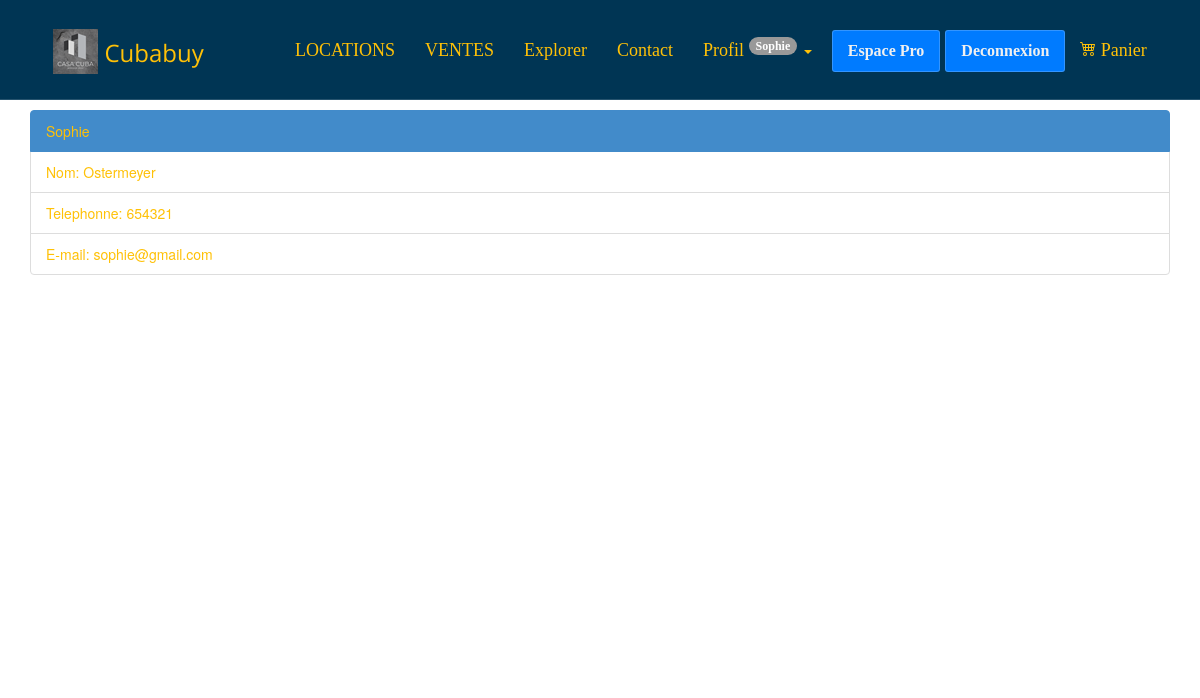
The page /profil.php (signed in) on the database as committed earlier.
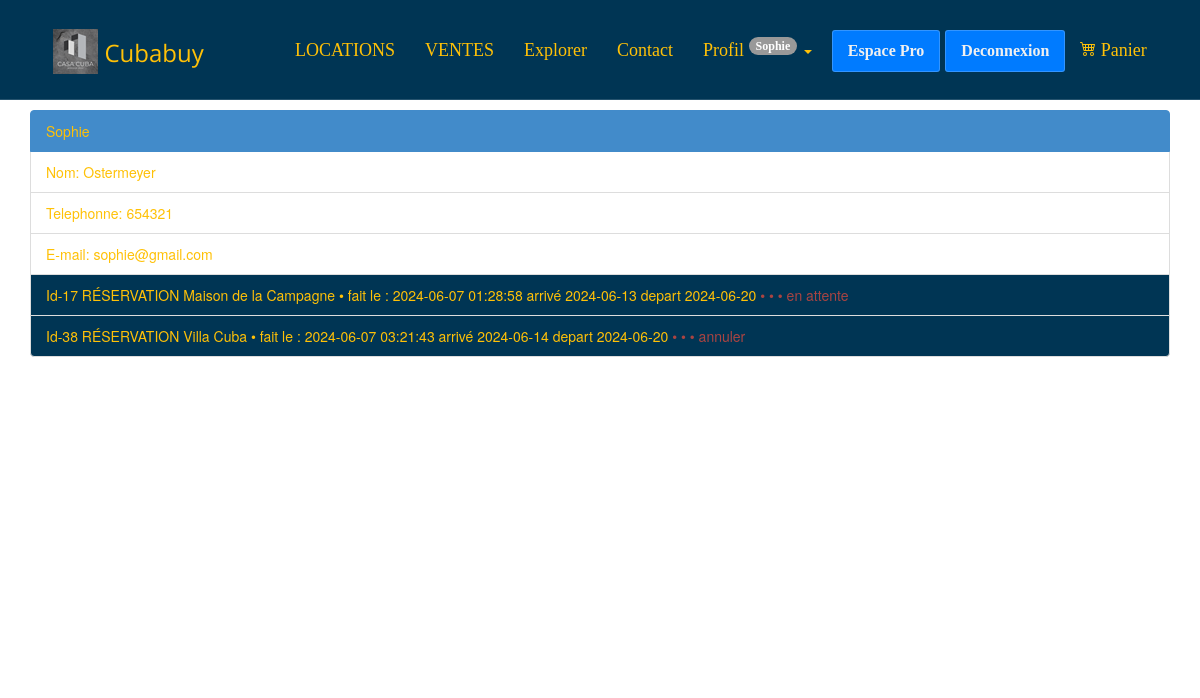
The same page on the database as committed later.
### tables this page shows
CREATE TABLE `reservations` (
  `id_reservation` int NOT NULL,
  `id_annonce` int NOT NULL,
  `id_utilisateur` int NOT NULL,
  `date_reservation` datetime NOT NULL DEFAULT CURRENT_TIMESTAMP,
  `date_arrivee` date NOT NULL,
  `date_depart` date NOT NULL,
  `nombre_personnes` int NOT NULL,
  `etat_reservation` varchar(20) NOT NULL DEFAULT 'en attente'
);

CREATE TABLE `advert` (
  `id_advert` int NOT NULL,
  `photo` varchar(255) DEFAULT NULL,
  `title` varchar(100) NOT NULL,
  `description` text NOT NULL,
  `postal_code` varchar(50) NOT NULL,
  `city` varchar(50) NOT NULL,
  `type` enum('achat','location') NOT NULL,
  `price` float NOT NULL,
  `reservation_message` text,
  `is_reserved` tinyint(1) DEFAULT '0',
  `id_advert_image` int DEFAULT NULL
);

### inc/funtions.inc.php (called while the page is built, shortened)
<?php
function connexionBdd()
{
    $dsn = "mysql:host=" . DBHOST . ";dbname=" . DBNAME . ";charset=utf8";
    try {
        $pdo = new PDO($dsn, DBUSER, DBPASS);
        $pdo->setAttribute(PDO::ATTR_ERRMODE, PDO::ERRMODE_EXCEPTION);
        $pdo->setAttribute(PDO::ATTR_DEFAULT_FETCH_MODE, PDO::FETCH_ASSOC);
    } catch (PDOException $e) {
        die($e->getMessage());
    }
    return $pdo;
}
function showAnonnce($id_advert)
{
    $pdo = connexionBdd();
    $sql = $pdo->prepare("SELECT * FROM advert WHERE id_advert = :id_advert");
    $sql->bindParam(':id_advert', $id_advert);
    $sql->execute();
    $annoce = $sql->fetch();
    return $annoce;
}
function showReservations($id_utilisateur = null)
{
    if(!$id_utilisateur){
        $pdo = connexionBdd();
        $sql = $pdo->prepare("SELECT * FROM reservations");
        $sql->execute();
        $reservation = $sql->fetchAll();
        return $reservation;
    }
    else{
    $pdo = connexionBdd();
    $sql = $pdo->prepare("SELECT * FROM reservations WHERE id_utilisateur  = :id_utilisateur ");
    $sql->bindParam(':id_utilisateur', $id_utilisateur, PDO::PARAM_INT);
    $sql->execute();
    $reservation = $sql->fetchAll();
    return $reservation;
    }
}

### profil.php (the view, shortened to what this page needs)
<?php
require_once "inc/funtions.inc.php";
$reservations = showReservations($_SESSION['user']['id_user']);
require_once "inc/header.inc.php";
?>
<main class="container top-space1 space">
    <div class="list-group m-5">
        <a href="#" class="list-group-item list-group-item-action active" aria-current="true">
            <?= $_SESSION['user']['firstName'] ?>
        </a>
        <a href="#" class="list-group-item list-group-item-action">Nom: <?= $_SESSION['user']['lastName'] ?></a>
        <a href="#" class="list-group-item list-group-item-action">Telephonne: <?= $_SESSION['user']['phone'] ?></a>
        <a href="#" class="list-group-item list-group-item-action">E-mail: <?= $_SESSION['user']['email'] ?></a>
        <?php
        foreach ($reservations as $reservation) {
            $annonce = showAnonnce($reservation['id_annonce']);
        ?>
            <a href="<?= RACINE_SITE ?>showAnnonce.php?annonce=<?= $annonce['id_advert'] ?>" class="list-group-item list-group-item-action bg-bleuNav ">
                Id-<?= $annonce['id_advert'] ?> RÉSERVATION <?= $annonce['title'] ?> • fait le : <?= $reservation['date_reservation'] ?> arrivé <?= $reservation['date_arrivee'] ?> depart <?= $reservation['date_depart'] ?> <span class=" text-danger "> • • • <?= $reservation['etat_reservation'] ?> </span> </a>
        <?php }
            $annonce = showAnonnce($achat['id_annonce']); ?>
    </div>
</main>

### inc/header.inc.php (shortened to what this page needs)
<?php
require_once "funtions.inc.php";
?>
<!DOCTYPE html>
<html lang="fr">
<head>
    <link rel="stylesheet" href="assets/css/bootstrap.min.css">
    <link rel="stylesheet" href="assets/css/font-awesome.min.css">
    <link rel="stylesheet" href="assets/css/bootstrap-theme.css" media="screen">
    <link rel="stylesheet" href="assets/css/main.css">
    <link rel="stylesheet" href="assets/css/style.css">
</head>
<div class="navbar navbar-inverse navbar-fixed-top headroom bg-bleuNav">
    <div class="nav-css ">
        <div class="navbar-header ">
            <a class="navbar-brand  " href="index.php"><img src="assets/images/CUBA(3).png" alt="Mon Logo" style="height: 100%;"> Cubabuy</a>
        </div>
        <div class="a navbar-collapse collapse">
            <ul class="nav navbar-nav pull-right">
                <li><a href="<?= RACINE_SITE ?>annoceLocation.php">LOCATIONS</a></li>
                <li><a href="<?= RACINE_SITE ?>annonceVente.php">VENTES</a></li>
                <li><a href="<?= RACINE_SITE ?>explorer.php">Explorer</a></li>
                <li><a href="<?= RACINE_SITE ?>contact.php">Contact</a></li>
                <li class="dropdown">
                    <a href="#" class="dropdown-toggle" data-toggle="dropdown">Profil
                        <?php if (isset($_SESSION['user'])) { ?>
                            <sup class="badge rounded-pill text-bg-danger ms-1 fs-16"><?= $_SESSION['user']['firstName'] ?></sup>
                        <?php } ?>
                        <b class="caret"></b>
                    </a>
                </li>
                <li class="espace-pro ">
                    <a href="<?= RACINE_SITE ?>admin/dashboard.php" class=" btn ">Espace Pro</a>
                    <?php if (empty($_SESSION['user'])) { ?>
                <li class="nav-item dropdown">
                    <a class="btn dropdown-toggle" type="button" data-bs-toggle="dropdown" aria-expanded="false">
                        Connexion
                    </a>
                    <ul class="dropdown-menu dropdown-menu-dark">
                        <li><a class="dropdown-item" href="<?= RACINE_SITE ?>profil.php">Connexion</a></li>
                        <li><a class="dropdown-item" href="<?= RACINE_SITE ?>contact.php?contact_pro">Contact Pro</a></li>
                    </ul>
                </li>
            <?php } else { ?>
                <li><a href=" ?action=deconnexion" class=" btn ">Deconnexion</a></li>
            <?php } ?>
            </li>
            <li><a href="panier.php">
                    Panier
                </a></li>
            </ul>
        </div>
    </div>
</div>

### assets/css/main.css (style rules this page uses)
.headroom { -webkit-transition: all 0.4s ease-out; -moz-transition: all 0.4s ease-out; -o-transition: all 0.4s ease-out; transition: all 0.4s ease-out; }
img { max-width: 100%; }

### assets/css/style.css (style rules this page uses)
* { margin: 0; padding: 0; box-sizing: border-box; }
:root { --bleu: #007BFF; --vert: #28B463; --jaune: #FFC107; --rouge: #893636; --fond-g-bleu: linear-gradient(89.5deg, rgba(131, 204, 255, 1) 0.4%, rgba(66, 144, 251, 1) 100.3%); --fond-g-rouge: linear-gradient(25deg, #d64c7f, #ee4758 50%); }
.nav-css { display: flex; justify-content: space-around !important; font-size: 18px; font-family: 'Playfair Display'; cursor: pointer; }
.space { height: 70vh; }
.top-space1 { margin-top: 110px; }
a { text-decoration: none; color: var(--jaune) !important; }
.a { color: #f0f0f0 !important; z-index: 3; }
.btn { background-color: var(--bleu); color: var(--blanc) !important; border: none; padding: 10px 20px; font-size: 16px; cursor: pointer; }
.bg-bleuNav { background-color: #003554; }
:root { --width: min(90vw, 800px); --offest: 0 -0.75rem; }
li { list-style: none; }
a { text-decoration: none; color: white; }

Rows that differ between the two databases and show on the page:
added reservations: id_annonce.id_advert "17", id_annonce.title "Maison de la Campagne", date_reservation "2024-06-07 01:28:58", date_arrivee "2024-06-13", date_depart "2024-06-20", etat_reservation "en attente"
added reservations: id_annonce.id_advert "38", id_annonce.title "Villa Cuba", date_reservation "2024-06-07 03:21:43", date_arrivee "2024-06-14", date_depart "2024-06-20", etat_reservation "annuler"
